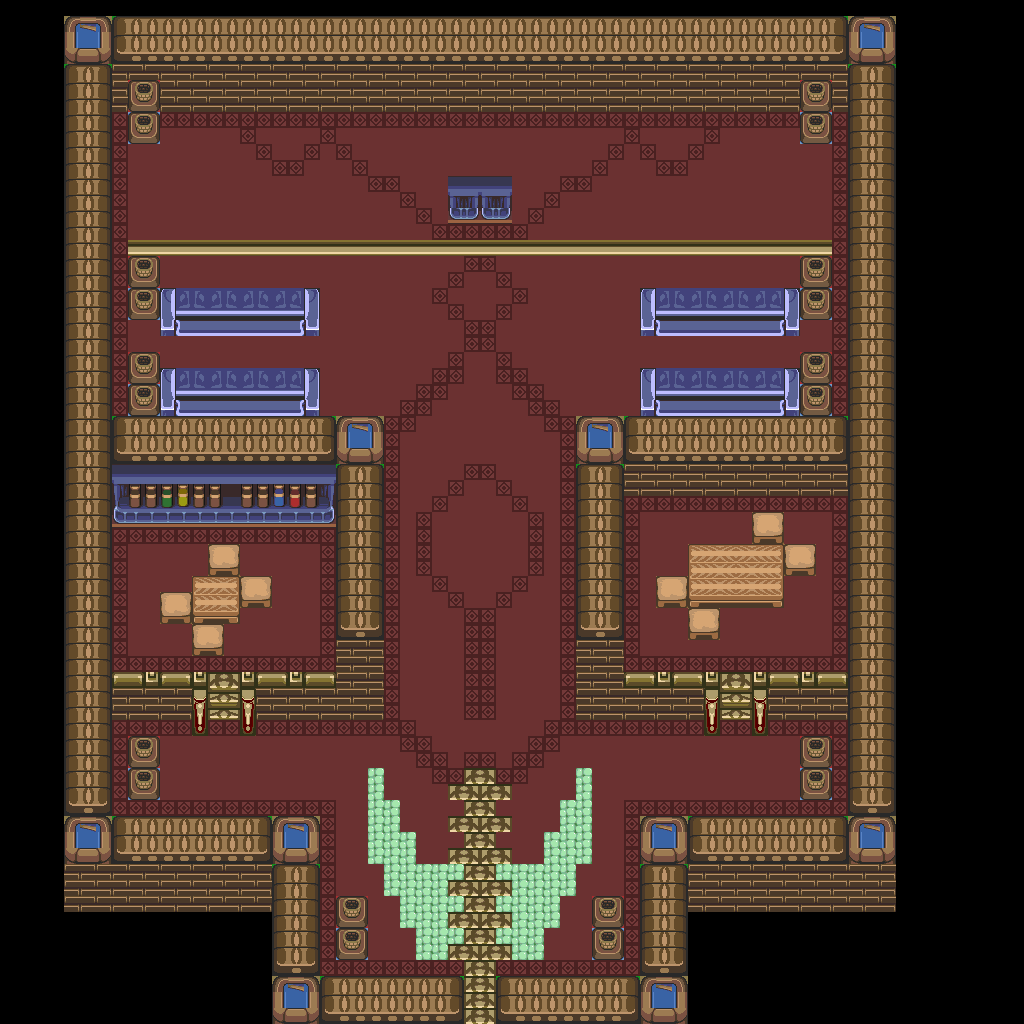

This is a level from a 2D game, rendered from its Tiled map with the project's own tilesets. A one-line summary and the map file follow, with tile-layer data summarised:
An orthogonal 64x64 tile map with 16x16 px tiles, 1 tile layer (base), 1 hidden layer not drawn and 22 objects.

<map version="1.10" tiledversion="1.12.1" orientation="orthogonal" renderorder="right-down" width="64" height="64" tilewidth="16" tileheight="16" infinite="0" nextlayerid="3" nextobjectid="23">
 <tileset firstgid="1" source="../classiciphone_pics4.tsx" />
 <layer id="1" name="base" width="64" height="64">
  <data>[4096 cells, 4096 non-empty, 94 distinct tile ids]</data>
 </layer>
 <layer id="2" name="collision" width="64" height="64" visible="0">
  <properties><property name="collision" value="true" /></properties>
  <data>[4096 cells, 2397 non-empty, 1 distinct tile ids]</data>
 </layer>
 <objectgroup id="3" name="npcs">
  <object id="1" x="576.0" y="656.0" width="16" height="16">
   <properties>
    <property name="gani" value="handlamp1on.mng" />
    <property name="script" type="string">-- Auto-converted from GraalScript
-- // NPC made by Stev (Ventrue Vampires)
-- if (created) {
-- setimgpart handlamp1on.mng,0,0,32,48; drawoverplayer;
-- //Glow
-- showimg 1,light2.png,x-3,y-2.5;
-- changeimgcolors 1,1,0.35,0,0.62;
-- changeimgzoom 1,0.5;
end</property>
   </properties>
  </object>
  <object id="2" x="352.0" y="656.0" width="16" height="16">
   <properties>
    <property name="gani" value="handlamp1on.mng" />
    <property name="script" type="string">-- Auto-converted from GraalScript
-- // NPC made by Stev (Ventrue Vampires)
-- if (created) {
-- setimgpart handlamp1on.mng,0,0,32,48; drawoverplayer;
-- //Glow
-- showimg 1,light2.png,x-3,y-2.5;
-- changeimgcolors 1,1,0.35,0,0.62;
-- changeimgzoom 1,0.5;
end</property>
   </properties>
  </object>
  <object id="3" x="752.0" y="32.0" width="16" height="16">
   <properties>
    <property name="gani" value="light2.png" />
    <property name="script" type="string">-- Auto-converted from GraalScript
-- // NPC made by Stefan Knorr
-- if (created) {
-- setimg light2.png;
self.dontblock = true
end
-- [CLIENT-SIDE — server no-op]
-- if (playerenters) {
-- setcoloreffect 1,0,0,0.40;
-- drawaslight;
-- }</property>
   </properties>
  </object>
  <object id="4" x="80.0" y="704.0" width="16" height="16">
   <properties>
    <property name="gani" value="light2.png" />
    <property name="script" type="string">-- Auto-converted from GraalScript
-- // NPC made by Stefan Knorr
-- if (created) {
-- setimg light2.png;
self.dontblock = true
end
-- [CLIENT-SIDE — server no-op]
-- if (playerenters) {
-- setcoloreffect 1,0,0,0.40;
-- drawaslight;
-- }</property>
   </properties>
  </object>
  <object id="5" x="288.0" y="848.0" width="16" height="16">
   <properties>
    <property name="gani" value="light2.png" />
    <property name="script" type="string">-- Auto-converted from GraalScript
-- // NPC made by Stefan Knorr
-- if (created) {
-- setimg light2.png;
self.dontblock = true
end
-- [CLIENT-SIDE — server no-op]
-- if (playerenters) {
-- setcoloreffect 1,0,0,0.40;
-- drawaslight;
-- }</property>
   </properties>
  </object>
  <object id="6" x="544.0" y="848.0" width="16" height="16">
   <properties>
    <property name="gani" value="light2.png" />
    <property name="script" type="string">-- Auto-converted from GraalScript
-- // NPC made by Stefan Knorr
-- if (created) {
-- setimg light2.png;
self.dontblock = true
end
-- [CLIENT-SIDE — server no-op]
-- if (playerenters) {
-- setcoloreffect 1,0,0,0.40;
-- drawaslight;
-- }</property>
   </properties>
  </object>
  <object id="7" x="752.0" y="528.0" width="16" height="16">
   <properties>
    <property name="gani" value="allycandlelit.png" />
    <property name="script" type="string">-- Auto-converted from GraalScript
-- // NPC made by deadstar Darkmane ~*Guardian of the Mausoleum*~ (Ventrue Vampires)
-- if (created) {dontblock;
end
-- if (playertouchsme) {
end</property>
   </properties>
  </object>
  <object id="8" x="192.0" y="576.0" width="16" height="16">
   <properties>
    <property name="gani" value="allycandlelit.png" />
    <property name="script" type="string">-- Auto-converted from GraalScript
-- // NPC made by deadstar Darkmane ~*Guardian of the Mausoleum*~ (Ventrue Vampires)
-- if (created) {dontblock;
end
-- if (playertouchsme) {
end</property>
   </properties>
  </object>
  <object id="9" x="704.0" y="560.0" width="16" height="16">
   <properties>
    <property name="gani" value="allycandlelit.png" />
    <property name="script" type="string">-- Auto-converted from GraalScript
-- // NPC made by deadstar Darkmane ~*Guardian of the Mausoleum*~ (Ventrue Vampires)
-- if (created) {dontblock;
end
-- if (playertouchsme) {
end</property>
   </properties>
  </object>
  <object id="10" x="752.0" y="688.0" width="16" height="16">
   <properties>
    <property name="gani" value="light2.png" />
    <property name="script" type="string">-- Auto-converted from GraalScript
-- // NPC made by Stefan Knorr
-- if (created) {
-- setimg light2.png;
self.dontblock = true
end
-- [CLIENT-SIDE — server no-op]
-- if (playerenters) {
-- setcoloreffect 1,0,0,0.40;
-- drawaslight;
-- }</property>
   </properties>
  </object>
  <object id="11" x="80.0" y="48.0" width="16" height="16">
   <properties>
    <property name="gani" value="light2.png" />
    <property name="script" type="string">-- Auto-converted from GraalScript
-- // NPC made by Stefan Knorr
-- if (created) {
-- setimg light2.png;
self.dontblock = true
end
-- [CLIENT-SIDE — server no-op]
-- if (playerenters) {
-- setcoloreffect 1,0,0,0.40;
-- drawaslight;
-- }</property>
   </properties>
  </object>
  <object id="12" x="752.0" y="208.0" width="16" height="16">
   <properties>
    <property name="gani" value="light2.png" />
    <property name="script" type="string">-- Auto-converted from GraalScript
-- // NPC made by Stefan Knorr
-- if (created) {
-- setimg light2.png;
self.dontblock = true
end
-- [CLIENT-SIDE — server no-op]
-- if (playerenters) {
-- setcoloreffect 1,0,0,0.40;
-- drawaslight;
-- }</property>
   </properties>
  </object>
  <object id="13" x="752.0" y="304.0" width="16" height="16">
   <properties>
    <property name="gani" value="light2.png" />
    <property name="script" type="string">-- Auto-converted from GraalScript
-- // NPC made by Stefan Knorr
-- if (created) {
-- setimg light2.png;
self.dontblock = true
end
-- [CLIENT-SIDE — server no-op]
-- if (playerenters) {
-- setcoloreffect 1,0,0,0.40;
-- drawaslight;
-- }</property>
   </properties>
  </object>
  <object id="14" x="80.0" y="304.0" width="16" height="16">
   <properties>
    <property name="gani" value="light2.png" />
    <property name="script" type="string">-- Auto-converted from GraalScript
-- // NPC made by Stefan Knorr
-- if (created) {
-- setimg light2.png;
self.dontblock = true
end
-- [CLIENT-SIDE — server no-op]
-- if (playerenters) {
-- setcoloreffect 1,0,0,0.40;
-- drawaslight;
-- }</property>
   </properties>
  </object>
  <object id="15" x="80.0" y="208.0" width="16" height="16">
   <properties>
    <property name="gani" value="light2.png" />
    <property name="script" type="string">-- Auto-converted from GraalScript
-- // NPC made by Stefan Knorr
-- if (created) {
-- setimg light2.png;
self.dontblock = true
end
-- [CLIENT-SIDE — server no-op]
-- if (playerenters) {
-- setcoloreffect 1,0,0,0.40;
-- drawaslight;
-- }</property>
   </properties>
  </object>
  <object id="16" x="720.0" y="544.0" width="16" height="16">
   <properties>
    <property name="gani" value="bookopen.png" />
    <property name="script" type="string">-- Auto-converted from GraalScript
-- // NPC made by deadstar Darkmane ~*Guardian of the Mausoleum*~ (Ventrue Vampires)
-- if (created) {
end
-- if (playertouchsme) {
end</property>
   </properties>
  </object>
  </objectgroup>
</map>
<!-- 6 of 22 objects omitted -->
